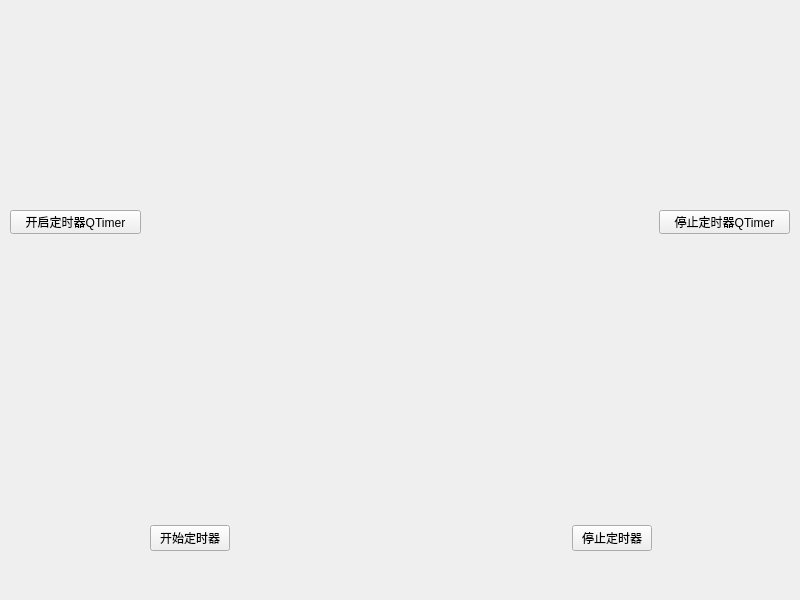
<?xml version="1.0" encoding="UTF-8"?>
<ui version="4.0">
 <class>Widget</class>
 <widget class="QWidget" name="Widget">
  <property name="geometry">
   <rect>
    <x>0</x>
    <y>0</y>
    <width>800</width>
    <height>600</height>
   </rect>
  </property>
  <property name="windowTitle">
   <string>Widget</string>
  </property>
  <widget class="QPushButton" name="startTimerButton">
   <property name="geometry">
    <rect>
     <x>10</x>
     <y>210</y>
     <width>131</width>
     <height>24</height>
    </rect>
   </property>
   <property name="text">
    <string>开启定时器QTimer</string>
   </property>
  </widget>
  <widget class="QPushButton" name="stopTimerButton">
   <property name="geometry">
    <rect>
     <x>659</x>
     <y>210</y>
     <width>131</width>
     <height>24</height>
    </rect>
   </property>
   <property name="text">
    <string>停止定时器QTimer</string>
   </property>
  </widget>
  <widget class="QWidget" name="">
   <property name="geometry">
    <rect>
     <x>150</x>
     <y>40</y>
     <width>502</width>
     <height>511</height>
    </rect>
   </property>
   <layout class="QVBoxLayout" name="verticalLayout">
    <item>
     <widget class="QLabel" name="label">
      <property name="minimumSize">
       <size>
        <width>500</width>
        <height>400</height>
       </size>
      </property>
      <property name="text">
       <string/>
      </property>
     </widget>
    </item>
    <item>
     <spacer name="verticalSpacer">
      <property name="orientation">
       <enum>Qt::Vertical</enum>
      </property>
      <property name="sizeType">
       <enum>QSizePolicy::Fixed</enum>
      </property>
      <property name="sizeHint" stdset="0">
       <size>
        <width>20</width>
        <height>20</height>
       </size>
      </property>
     </spacer>
    </item>
    <item>
     <layout class="QHBoxLayout" name="horizontalLayout">
      <item>
       <widget class="QPushButton" name="startPushButton">
        <property name="text">
         <string>开始定时器</string>
        </property>
       </widget>
      </item>
      <item>
       <spacer name="horizontalSpacer">
        <property name="orientation">
         <enum>Qt::Horizontal</enum>
        </property>
        <property name="sizeHint" stdset="0">
         <size>
          <width>40</width>
          <height>20</height>
         </size>
        </property>
       </spacer>
      </item>
      <item>
       <widget class="QPushButton" name="stopPushButton">
        <property name="text">
         <string>停止定时器</string>
        </property>
       </widget>
      </item>
     </layout>
    </item>
   </layout>
  </widget>
 </widget>
 <resources/>
 <connections/>
</ui>
